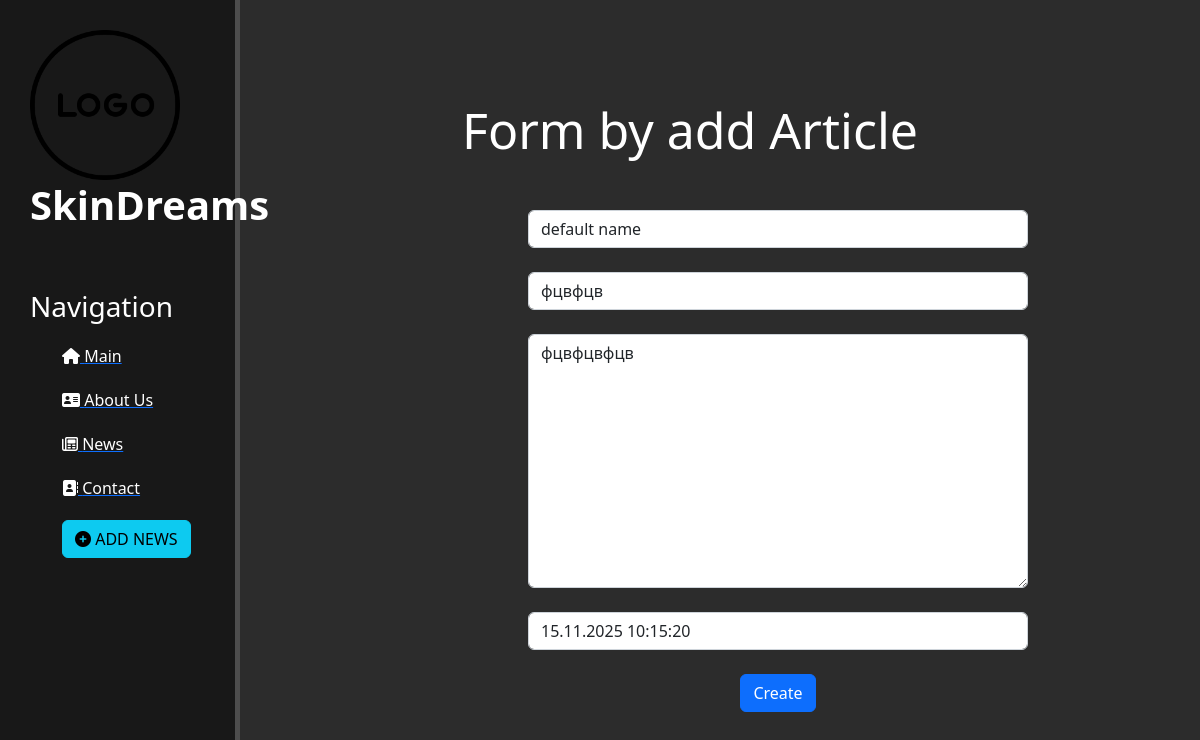
The page /news/8/update on the database as committed earlier.
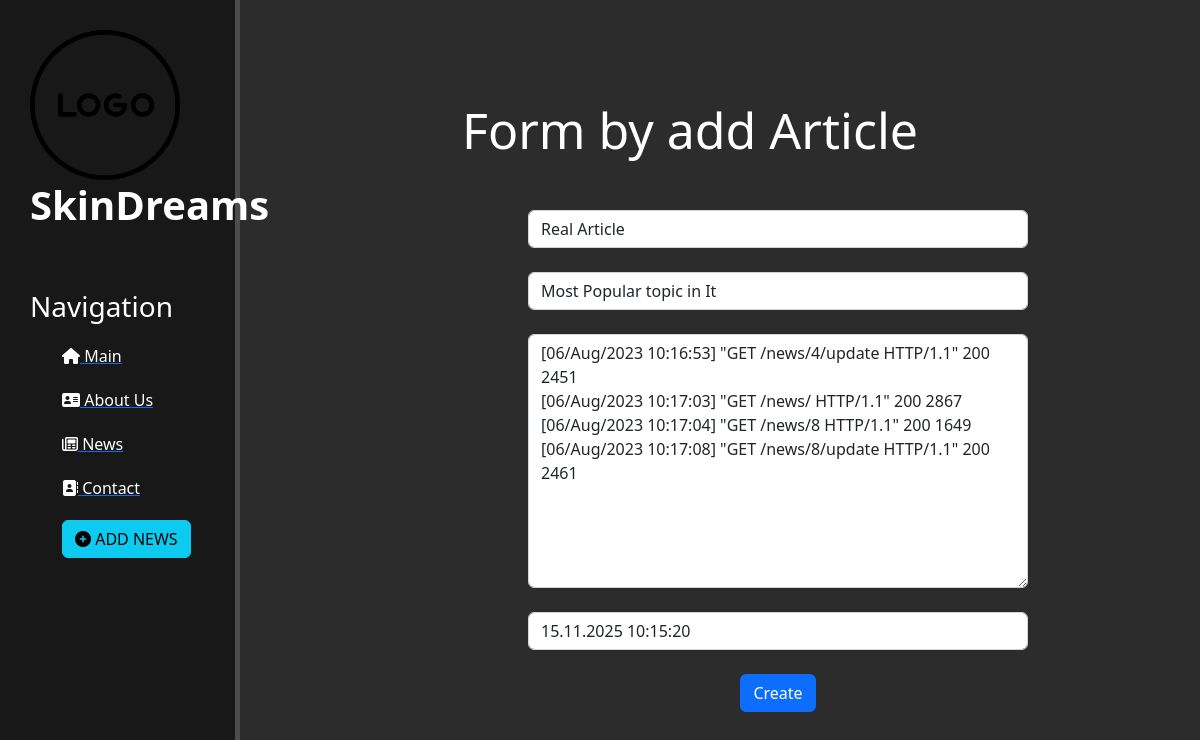
The same page on the database as committed later.
### news/models.py (models this page shows, shortened)
class Articles(models.Model):
    title = models.CharField('Name', max_length=50, default='default name')
    anons = models.CharField('Anons', max_length=250)
    full_text = models.TextField('MainText')
    date = models.DateTimeField('Data published')
    class Meta:
        verbose_name = "New"
        verbose_name_plural = "News"

### news/views.py (the view)
# urls.py: path('<int:pk>/update', views.NewsUpdateView.as_view(), name='news_update'),
class NewsUpdateView(UpdateView):
    model = Articles
    template_name = 'news/create.html'
    form_class = ArticlesForm

### news/forms.py
class ArticlesForm(ModelForm):
    class Meta:
        model = Articles
        fields = ['title', 'anons', 'full_text', 'date']
        widgets = {
            "title": TextInput(attrs={
                'class': "form-control",
                'placeholder': "Articles name"
            }),
            "anons": TextInput(attrs={
                'class': "form-control",
                'placeholder': "Anons Article"
            }),
            "full_text": Textarea(attrs={
                'class': "form-control",
                'placeholder': "Text Article"
            }),
            "date": DateTimeInput(attrs={
                'class': "form-control",
                'placeholder': "Data Time"
            }),
        }

### news/templates/news/create.html (shortened to what this page needs)
{% extends 'main/layout.html'%}
{% block content %}
<div class="features">
    <h1>Form by add Article</h1>
    <form method="post">
        {{ form.title }}<br>
        {{ form.anons }}<br>
        {{ form.full_text }}<br>
        {{ form.date }}<br>
        <button class="btn btn-primary" type="submit">Create</button>
    </form>
</div>
{% endblock %}

Rows that differ between the two databases and show on the page:
changed Articles: title "default name" → "Real Article"; anons "фцвфцв" → "Most Popular topic in It"; full_text "фцвфцвфцв" → "[06/Aug/2023 10:16:53] \"GET /news/4/update HTTP/1.1\" 200 2451 [06/Aug/2023 10:17:03] \"GET /news/ HTTP/1.1\" 200 2867 [06/Aug/2023 10:17:04] \"GET /news/8 HTTP/1.1\" 200 1649 [06/Aug/2023 10:17:08] \"GET /news/8/update HTTP/1.1\" 200 2461"
